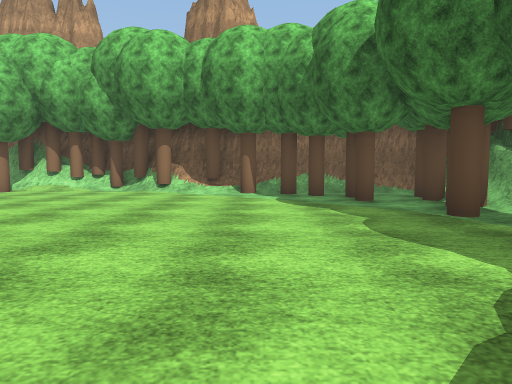
View 1 (above)

16 first-person views from a walk through a scene from a Unity 3-D project. The camera is 1.2 m above the floor, tilts 4° down and sees 75° across. The floor is counted in squares, 1.8 m on a side. Each view is taken from the middle of a square. On the plan, view 1 faces up. The plan holds only what a view shows up to about 10 squares ahead; the rest is blank. Some trees and plants on the terrain are drawn as simple stand-ins. The player is left out. Surface patterns are stand-ins for the level's own textures.

View 2
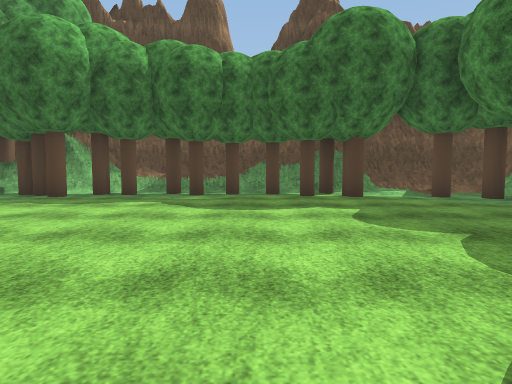

View 3
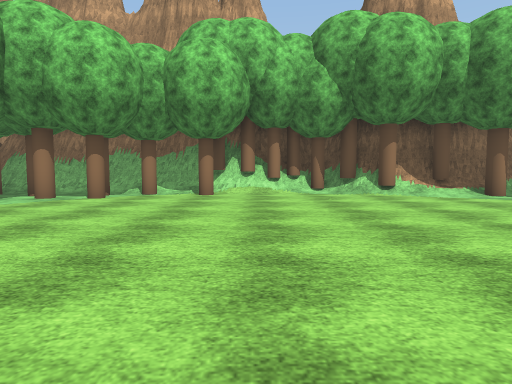

View 4
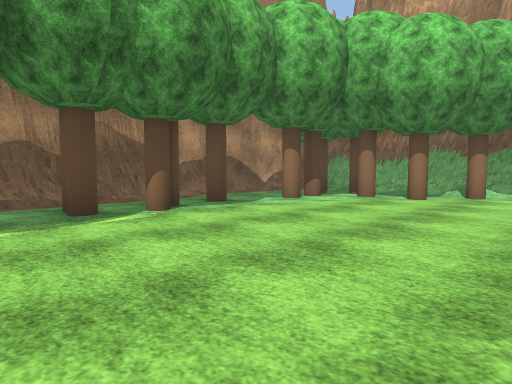

View 5
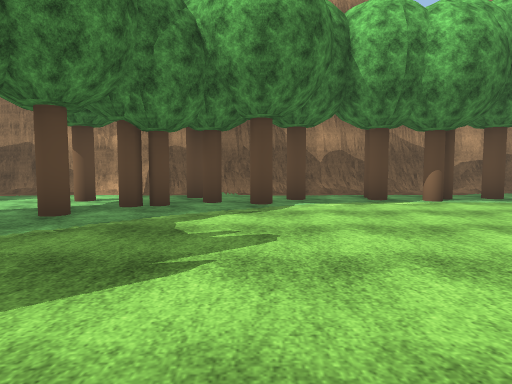

View 6
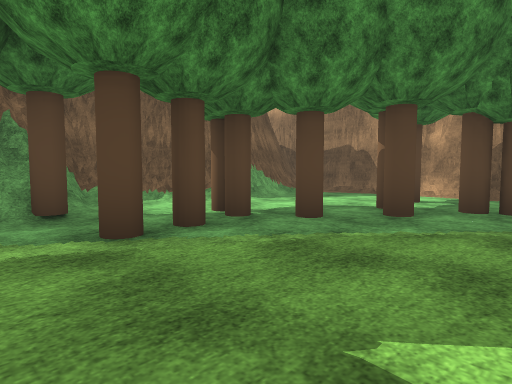

View 7
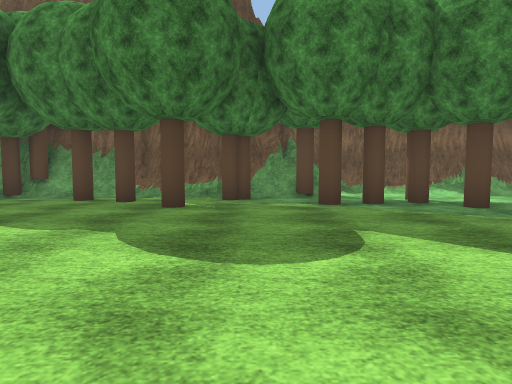

View 8
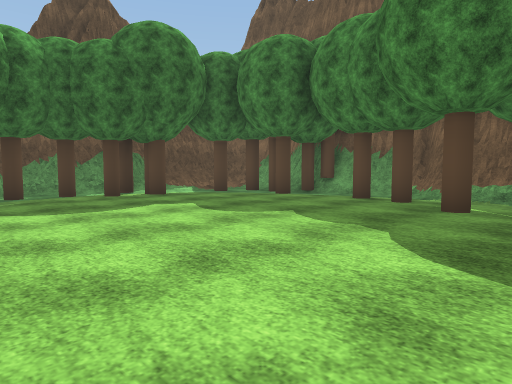

View 9
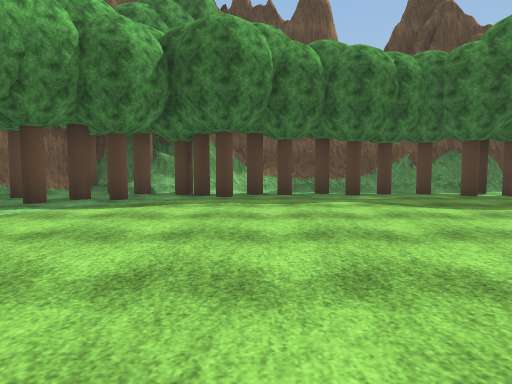

View 10
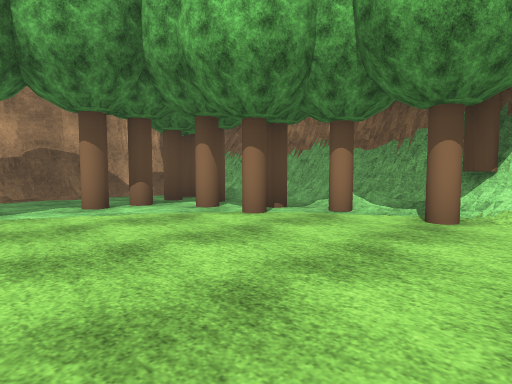

View 11
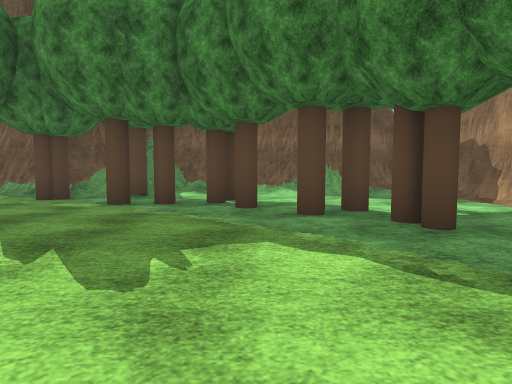

View 12
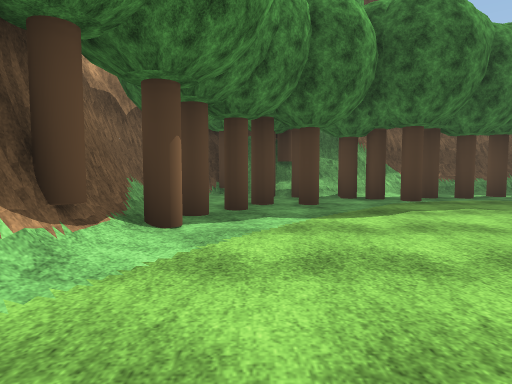

View 13
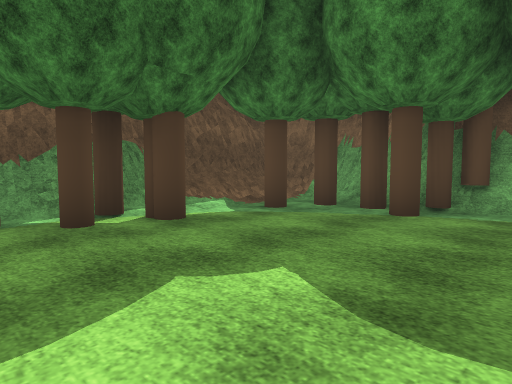

View 14
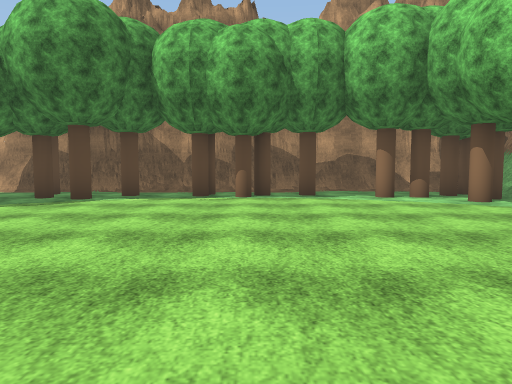

View 15
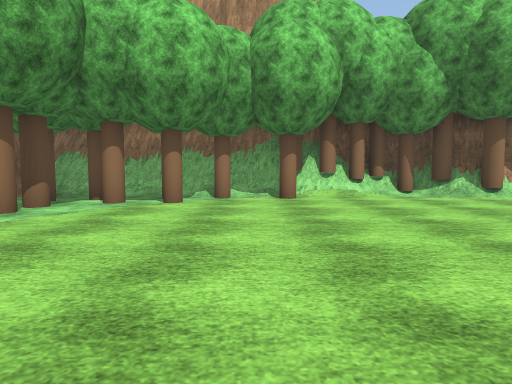

View 16
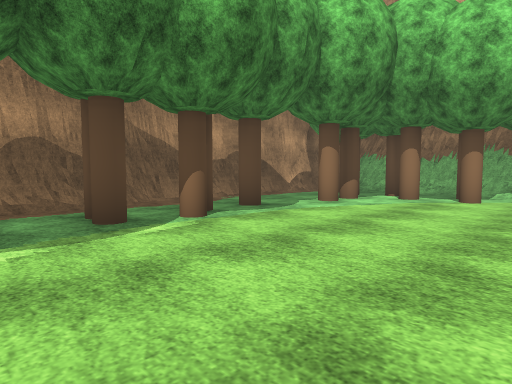

### Floor plan
Key: @ floor where view 1 was taken; # wall or solid block; . floor; / step, stairs or slope; = window, fence, low wall or low ledge; T tree; O other object.
Columns run from 15 left of view 1 to 6 right of it. Each row starts with its distance up from view 1.
 11  #############
 10 ##T###T/TTTTT#T######
  9 #.OTTT.........TT.TTT
  8 #..T.............T.T#
  7 #..T.............T.T#
  6 #.................TT#
  5 #..T..............T #
  4 #..T...............T##
  3 ##TT...............T=#
  2  #.................T=#
  1  #.T...............T=#
  0  #.T...........@...T##
 -1  #TT..............TT##
 -2  #..T.............TT#
 -3  #.T.T............./#
 -4  #....T.T..T......T##
 -5  #.....T..T..TT.TT.##
 -6  #.......T###//TT//#
 -7  #/###/.=###########
 -8  #########

Where each view was taken, in squares from view 1:
view 1: 0 up, 0 right, facing up
view 2: 0 up, 5 left, facing right
view 3: 1 up, 6 left, facing up
view 4: 1 up, 7 left, facing up-left
view 5: 0 up, 5 left, facing left
view 6: 1 down, 5 left, facing down-left
view 7: 2 up, 5 left, facing down
view 8: 2 up, 5 left, facing down-right
view 9: 4 up, 5 left, facing right
view 10: 5 up, 6 left, facing up-left
view 11: 2 up, 9 left, facing down
view 12: 8 up, 4 left, facing right
view 13: 0 up, 1 left, facing down-right
view 14: 4 up, 4 left, facing left
view 15: 2 up, 8 left, facing up
view 16: 1 up, 8 left, facing up-left
